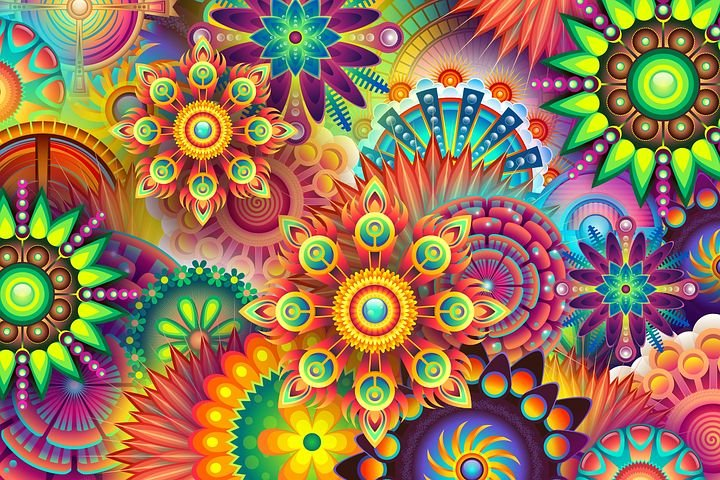
#> input picture openCV/Images/img4.jpg, 720 x 480 px
$ python 11.masking.py
#> lines starting #> are read from the running program, lines starting #| are printed output that depends on the picture; after the words box and inside, x2 and y2 are one past the last pixel; in counts of white or black regions, pixels touching at a corner belong together
import cv2 as cv
import numpy as np

img=cv.imread("Images/img4.jpg")
#> img is the input picture: shape (480, 720, 3); mean B, G, R 86.6, 119, 150.3
cv.imshow("Original",img)

blank=np.zeros((img.shape[:2]),dtype="uint8")
cv.imshow("Blank",blank)

circle=cv.circle(blank.copy(),(250,250),250,(255,255,255),thickness=-1)
rectangle=cv.rectangle(blank.copy(),(40,40),(460,460),(255,255,255),thickness=-1)
weird_img=cv.bitwise_and(circle,rectangle)
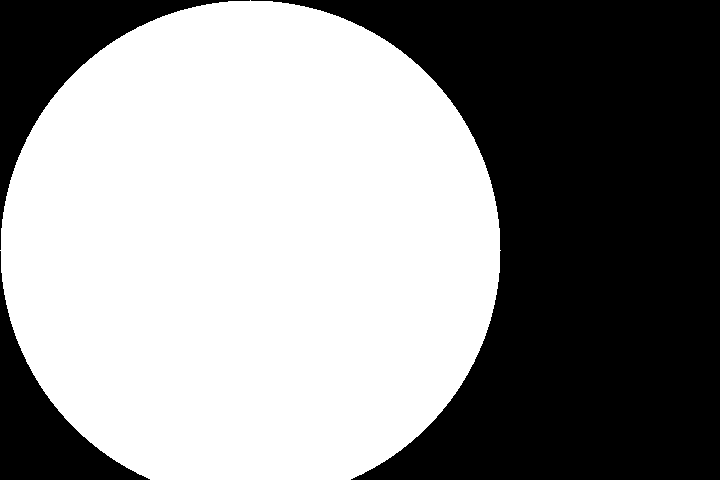
#> circle: shape (480, 720); 56% white; 3 black regions, box (x1, y1, x2, y2) and area: (251, 0, 720, 480) 128562, (0, 0, 250, 250) 13670, (0, 251, 150, 480) 9772
cv.imshow("Weird",weird_img)
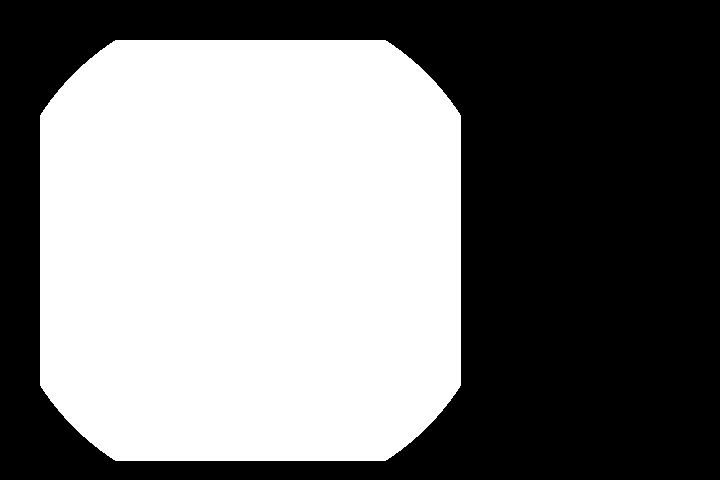
#> window 'Weird': shape (480, 720); 48.5% white; 1 white region, box (x1, y1, x2, y2) and area: (40, 40, 461, 461) 167465

masked_img=cv.bitwise_and(img,img,mask=weird_img)
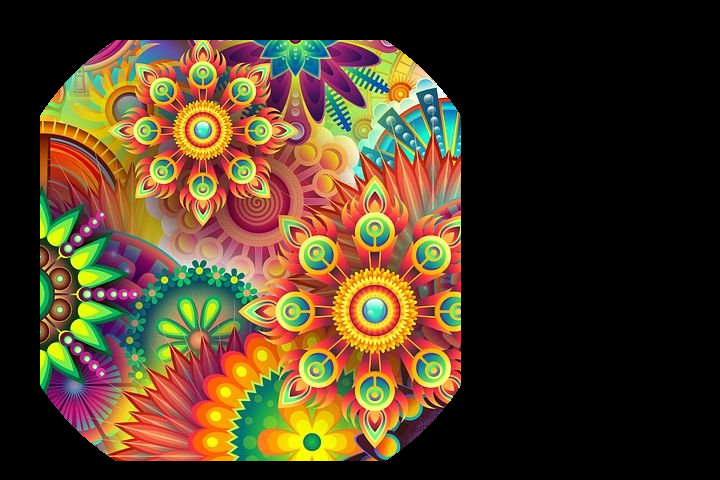
#> masked_img: shape (480, 720, 3); mean B, G, R 36, 59.6, 78.3
cv.imshow("Masked Image",masked_img)

cv.waitKey(0)

$ run again, with openCV/Images/img1.jpg copied over openCV/Images/img4.jpg
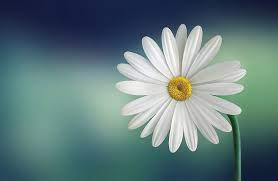
#> input picture openCV/Images/img1.jpg, 278 x 181 px
#> img is the input picture: shape (181, 278, 3); mean B, G, R 124.4, 122.5, 97.6
#> `weird_img=cv.bitwise_and(circle,rectangle)`:
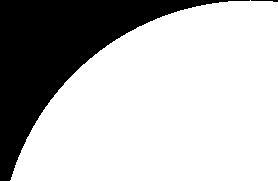
#> circle: shape (181, 278); 73.3% white; 2 black regions, box (x1, y1, x2, y2) and area: (0, 0, 250, 181) 13404, (251, 0, 278, 2) 32
#> `masked_img=cv.bitwise_and(img,img,mask=weird_img)`:
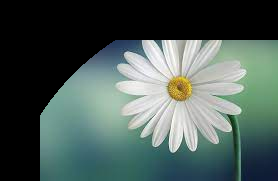
#> masked_img: shape (181, 278, 3); mean B, G, R 86.9, 91.6, 75.8

$ run again, with openCV/Images/img2.jpg copied over openCV/Images/img4.jpg
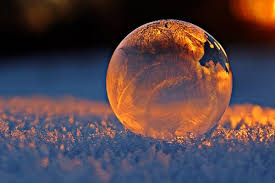
#> input picture openCV/Images/img2.jpg, 275 x 183 px
#> img is the input picture: shape (183, 275, 3); mean B, G, R 72.2, 66.8, 84.7
#> `weird_img=cv.bitwise_and(circle,rectangle)`:
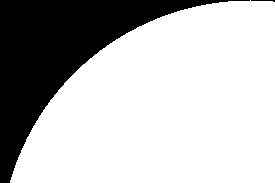
#> circle: shape (183, 275); 73.3% white; 2 black regions, box (x1, y1, x2, y2) and area: (0, 0, 250, 183) 13424, (251, 0, 275, 2) 26
#> `masked_img=cv.bitwise_and(img,img,mask=weird_img)`:
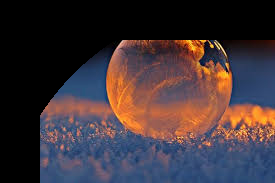
#> masked_img: shape (183, 275, 3); mean B, G, R 56.5, 51.4, 63.8

$ run again, with openCV/Images/img3.jpg copied over openCV/Images/img4.jpg
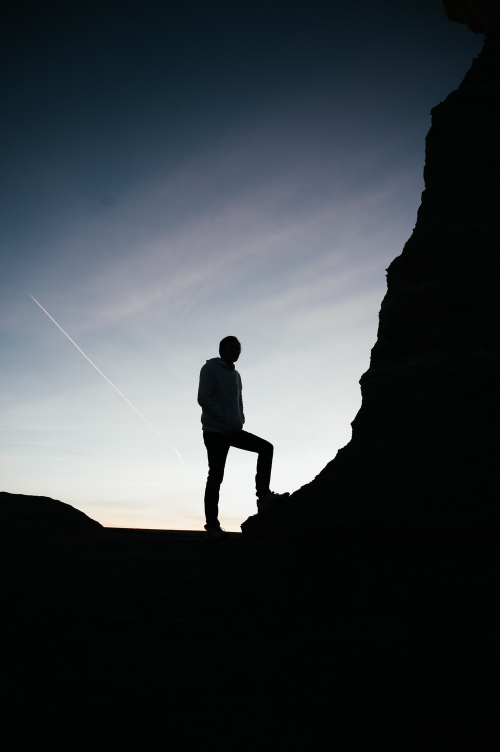
#> input picture openCV/Images/img3.jpg, 1000 x 1503 px (shown at 1/2 size)
#> img is the input picture: shape (1503, 1000, 3); mean B, G, R 70.1, 65.6, 59.4
#> `weird_img=cv.bitwise_and(circle,rectangle)`:
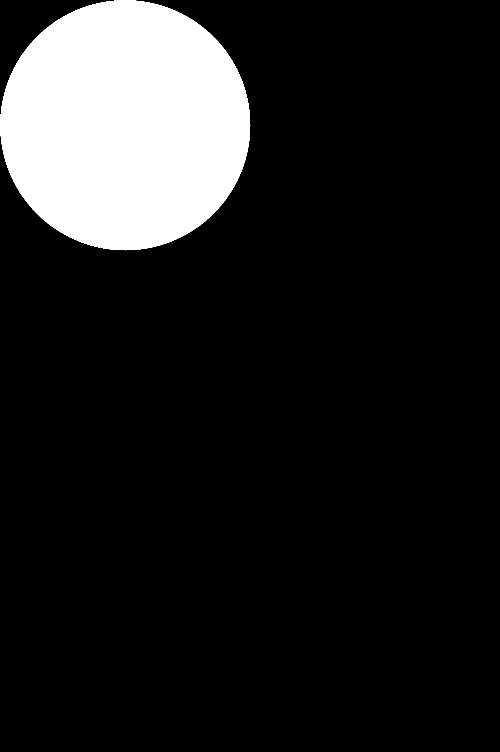
#> circle: shape (1503, 1000) (shown at 1/2 size); 13.1% white; 1 white region, box (x1, y1, x2, y2) and area: (0, 0, 501, 501) 196321
#> `masked_img=cv.bitwise_and(img,img,mask=weird_img)`:
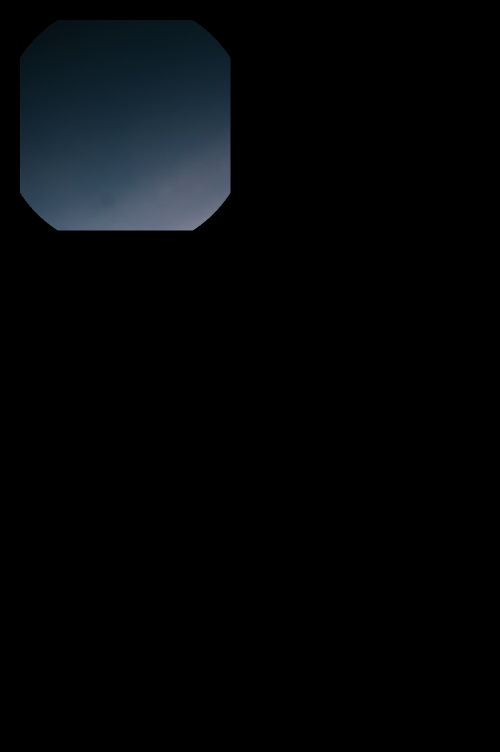
#> masked_img: shape (1503, 1000, 3) (shown at 1/2 size); mean B, G, R 7.7, 6.1, 4.2
